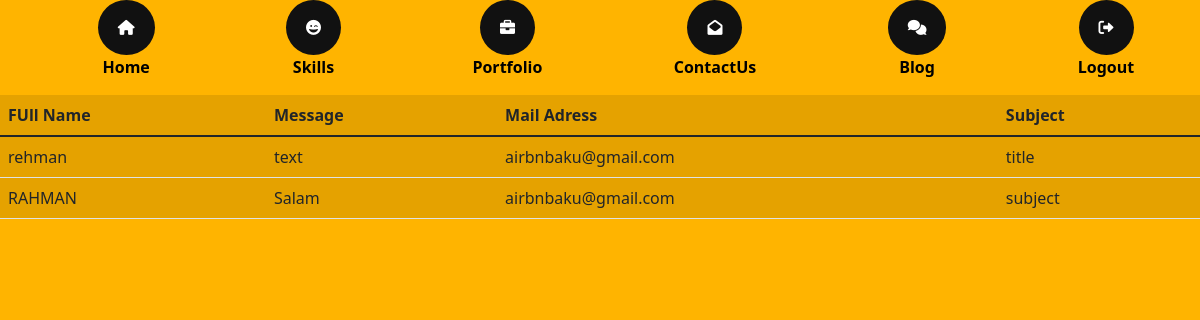
The app's page /admin/contact with its own data.
### modules.py (models this page shows)
class Contact(db.Model):
    id=db.Column(db.Integer,primary_key=True)
    contact_name = db.Column(db.String(100))
    contact_email = db.Column(db.String(100))
    contact_title= db.Column(db.String(100))
    contact_message = db.Column(db.Text)

### routes/admin/routes.py (the view, shortened to what this page needs)
@app.route("/admin/contact", methods=["GET", "POST"])
def admin_contact():
    from modules import Contact
    from flask_mail import Mail,Message
    from run import db
    from run import mail
    contact=Contact.query.all()
    return render_template("admin/contact.html", contact=contact)

### templates/admin/contact.html
{% extends "admin/base.html" %} {% block content %}
<table class="table table-active">
    <thead>
        <tr>
            <th scope="col">FUll Name</th>
            <th scope="col">Message</th>
            <th scope="col">Mail Adress</th>
            <th scope="col">Subject</th>
        </tr>
    </thead>
    <tbody>
        {% for contact in contact %}
        <tr>
            <td>{{contact.contact_name}}</td>
            <td>{{contact.contact_message}}</td>
            <td>{{contact.contact_email}}</td>
            <td>{{contact.contact_title}}</td>
        </tr>
        {% endfor %}
    </tbody>
</table>
{% endblock %}

### static/css/base.css (style rules this page uses)
body { margin: 0; padding: 0; border: 0; font-size: 100%; font: inherit; vertical-align: baseline; background-color: #252525; background-image: linear-gradient(45deg, #ffb400 50%, #252525 35%, #ffb400 42%); }

### records on screen
Contact: contact_name "rehman", contact_message "text", contact_email "airbnbaku@gmail.com", contact_title "title"
Contact: contact_name "RAHMAN", contact_message "Salam", contact_email "airbnbaku@gmail.com", contact_title "subject"
